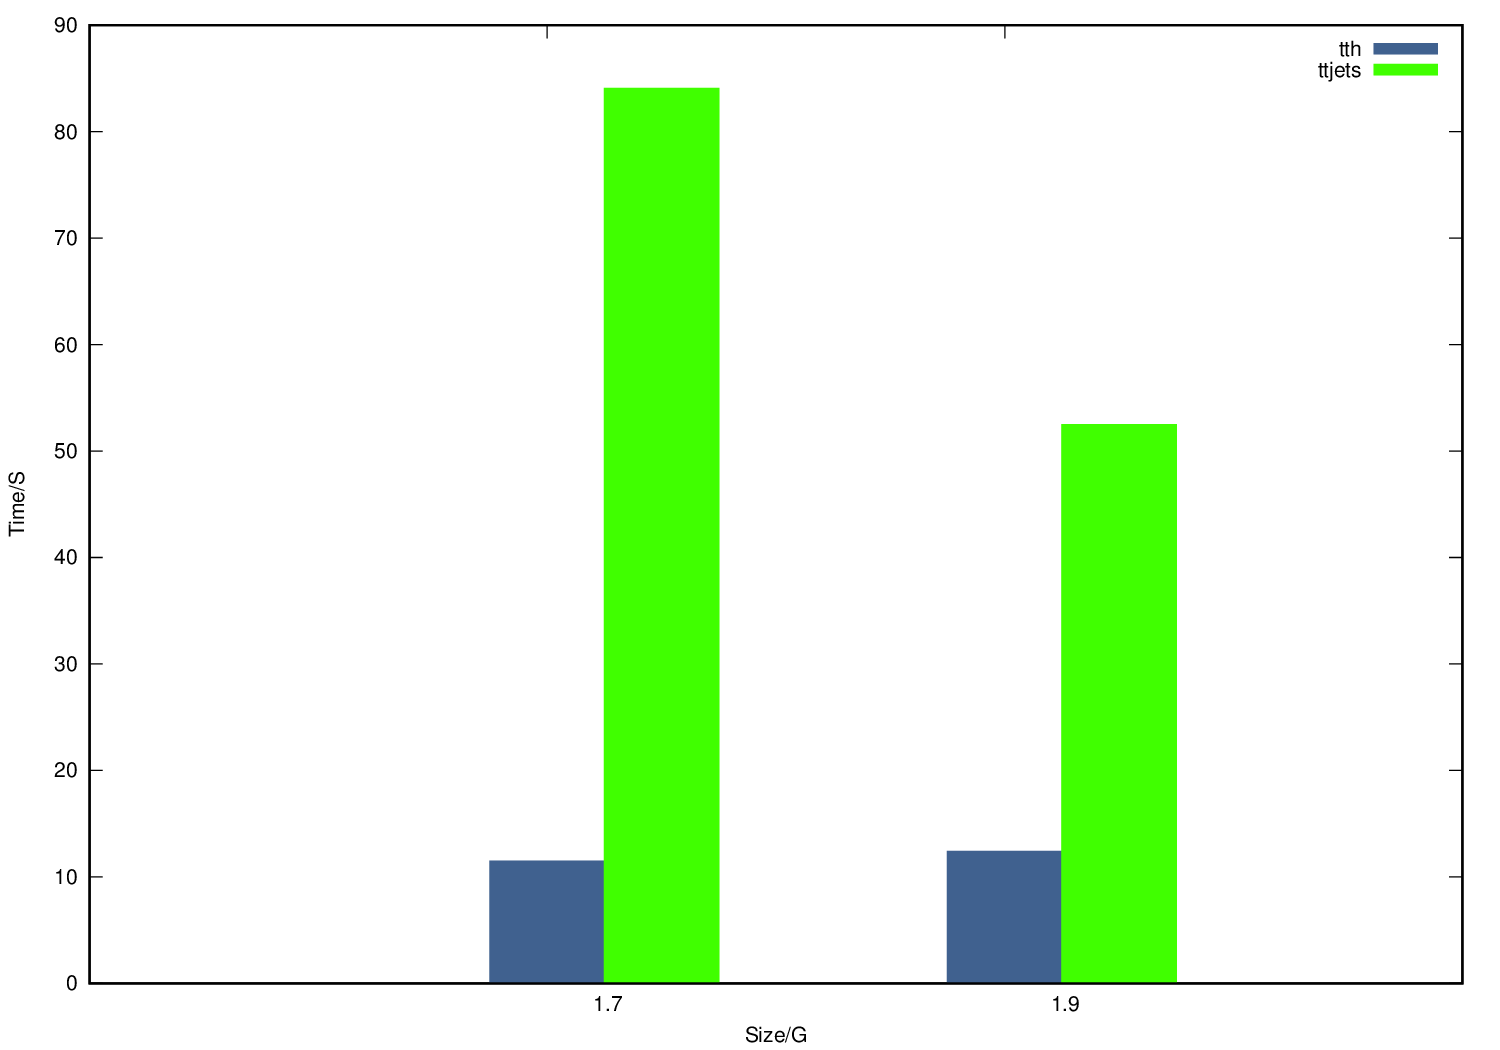

Source code (gnuplot):
set style data histograms
set style fill solid
set terminal postscript eps enhanced color font 'Helvetica,10'
set output 'tth_ttjets.eps'
set xlabel "Size/G"
set xtics right offset 6,0
set ylabel "Time/S"
set yrange [0:90]
plot "tth_ttjets.dat" using 2:xtic(1) title "tth" lt rgb "#406090",\
     "" using 3 title "ttjets" lt rgb "#40FF00"
